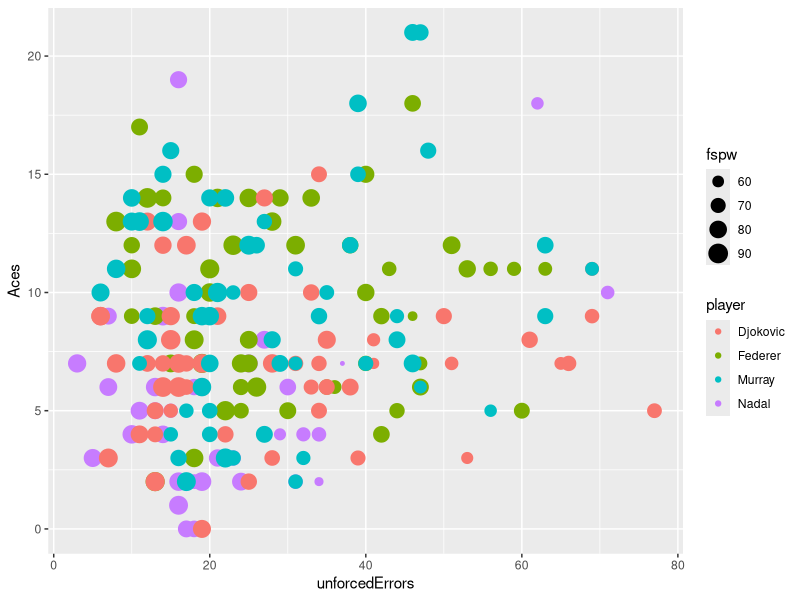

Recreate this plot in R. (Note: this script raises an error after producing the figure.)
#Authors: Brian King and Malik Mubeen
#Stat 31 Final Project

#Read in tennis data: 
setwd("/")
setwd("Users/King/Dropbox/Brian/Swarthmore/Swat Year 4/Stat 31/final project")
data = read.csv("tennisdata.csv")

colnames(data)
library(ggplot2)
qplot(unforcedErrors, Aces, data = data, geom = "point", color = player, size = fspw)


#The data set was gathered off of european sports betting websites for the past three years of majors 
#(2013 Australian Open back to the 2011 Australian Open) for the current four top rated ATP Players: 
#Rafael Nadal, Roger Federer, Novak Djokovic, and Andy Murray.


player      = data$player					#Player Name
fsp         = data$firstServePercentage		#First Serve Percentage
aces        = data$Aces						#Number of Aces in a match
ue          = data$unforcedErrors 			#Unforced Erros 
fspw        = data$fspw 						#First Serve Win Percentage
sspw        = data$sspw;sspw				#Second Serve Win Percentage
winners     = data$winners				#Winners (is a discrete count of winners in a tennis match)
bpcp        = data$bpcp ;bpcp				# Break Point  Conversion Percentage
fset        = data$fset							#First Set: Bernoulli random variable if player won or lost first set
match       = data$match ; won			#Bernoulli if player won or lost match
surface.raw = data$Surface; surface.raw		#surface.raw is a string, either 'Hard', 'Clay', or 'Grass'
numSets     = data$numSets ;numSets			#Number of Sets


#Create category variable for different surfaces
# 1 if grass court, 2 if clay court, 3 if hard court

length(surface.raw)
surface = rep(0,210)
surface[which(surface.raw == 'Grass')] = 1; surface[which(surface.raw == 'Clay')] = 2; surface[which(surface.raw =='Hard')] = 3; surface

### Averages ####
#Here we're taking "count" data and dividing it by the number of sets in the match to 
#account for longer matches. A player who is losing a five set match will hit more aces (because he's
# playing so many games) just as a player who is handily winning a three set match against a weaker opponnet
#. This metric probably isn't perfect but will help with that issue. 

avgAces = aces/numSets; avgAces				#Average Number of Aces
avgWinners = winners/numSets ; avgWinners	#Average Number of Winners
avgUe = ue/numSets ; 									#Average Number of Unforced Errors



#
##
### Simple Logistic Regression ####
##
#

 #Try a simple 1 variable it for each player
 #This methodology is admittedly imperfect since we're only checking p-values and not much else (AIC can only compare two models that are related, but comparing AIC across players seems implausable).
 #However, we really just want to see which variables are reasonably correlated with winning.
 players = c("Djokovic", "Federer", "Nadal", "Murray")
 #We switched variables in manually
for (i in 1:length(players)){
	if (i ==1){ print ("***Surface****")}
	test.glm = glm(match[which (player == players[i])]~surface[which (player == players[i])], family = 	"binomial");print (players[i]); print ("P-Value:" ); print(summary(test.glm)$coefficients[2,4]) ; 
}

#
##
### Full Models ###
##
#

#Murray GLM

test.glm = glm(match[which (player == "Murray")]~avgAces[which (player == "Murray")] + avgWinners[which (player == "Murray")] + fsp[which (player == "Murray")] + avgUe[which (player == "Murray")] + fset[which (player == "Murray")] +bpcp[which (player == "Murray")] + fspw[which(player == "Murray")]  , family = "binomial");summary(test.glm)
length(which(player == "Murray"))
which(test.glm$fitted.values < .5) + 153 
which( player == "Murray" & match == 0)

classification.error = (3 + 5)/ 57

#Federer GLM

test.glm = glm(match[which (player == "Federer")]~avgAces[which (player == "Federer")] + avgWinners[which (player == "Federer")] + fsp[which (player == "Federer")] + avgUe[which (player == "Federer")] + fset[which (player == "Federer")] +bpcp[which (player == "Federer")] + fspw[which(player == "Federer")]  + numSets[which (player == "Federer")]  , family = "binomial");summary(test.glm)

length(which(player == "Federer"))
which(test.glm$fitted.values < .5) + 42 
which( player == "Federer" & match == 0)

#Nadal GLM

test.glm = glm(match[which (player == "Nadal")]~avgAces[which (player == "Nadal")] + avgWinners[which (player == "Nadal")] + fsp[which (player == "Nadal")] + avgUe[which (player == "Nadal")] + fset[which (player == "Nadal")] +bpcp[which (player == "Nadal")] + fspw[which(player == "Nadal")]  , family = "binomial");summary(test.glm)

which(player == "Nadal")
which(test.glm$fitted.values < .5)
which(player == "Nadal" & match == 0)

#Djokovic GLM

test.glm = glm(match[which (player == "Djokovic")]~avgAces[which (player == "Djokovic")] + avgWinners[which (player == "Djokovic")] + fsp[which (player == "Djokovic")] + avgUe[which (player == "Djokovic")] + fset[which (player == "Djokovic")] +bpcp[which (player == "Djokovic")] + fspw[which(player == "Djokovic")]  , family = "binomial");summary(test.glm)

which(player == "Djokovic")
which(test.glm$fitted.values < .5) +94
which(player == "Djokovic" & match == 0)

#
##
### Reduced Models ####
##
#

#Note: The procedure for obtaining these reduced models was checking the Akaike Information Criterion and 
#and attempting to minimize it by removing each variable once and watching it's effect and iterating. 
# 
#Murray GLM Reduced

test.glm = glm(match[which (player == "Murray")]~avgUe[which (player == "Murray")] + fset[which (player == "Murray")] +bpcp[which (player == "Murray")] + fspw[which(player == "Murray")] , family = "binomial");summary(test.glm)

#Classification Error
which(player == "Murray")
which(test.glm$fitted.values < .5) + 153 
which( player == "Murray" & match == 0)

#Murray's Model: Log odds of winning = First Set + Average Unforced Errors + Break Point Conversion
# Percentage + First Serve Percentage Wins

#Federer GLM Reduced

test.glm = glm(match[which (player == "Federer")]~avgAces[which (player == "Federer")] + avgWinners[which (player == "Federer")] + avgUe[which (player == "Federer")] + fset[which (player == "Federer")] +bpcp[which (player == "Federer")] + fspw[which(player == "Federer")]  , family = "binomial");summary(test.glm)

#Classification Error
length(which(player == "Federer"))
which(test.glm$fitted.values < .5) + 42 
which( player == "Federer" & match == 0)

#Federer's Model : Log odds of winning = First Set + Average Number of Aces + Average Number of 
#Winners + Average Unforced Errors + Break Point Conversion Percentage + First Serve Percentage 
#Wins

#Nadal GLM Reduced

test.glm = glm(match[which (player == "Nadal")]~   fset[which (player == "Nadal")] +bpcp[which (player == "Nadal")] + fspw[which(player == "Nadal")]  , family = "binomial");summary(test.glm)

#Classification Error
which(player == "Nadal")
which(test.glm$fitted.values < .5)
which(player == "Nadal" & match == 0)


#Nadal's Model: log odds of winning = first set + break point conversion percentage + first serve 
#percentage wins

#Djokovic GLM Reduced

test.glm = glm(match[which (player == "Djokovic")]~ avgUe[which (player == "Djokovic")] + fset[which (player == "Djokovic")] + fspw[which(player == "Djokovic")]  , family = "binomial");summary(test.glm)

# Check Classification Error
which(player == "Djokovic")					#It shifts over the indices so we're just moving them back
which(test.glm$fitted.values < .5) +94
which(player == "Djokovic" & match == 0)


#Djokovic's Model : log odds of winning =  First Set+ Average Unforced Errors + First Serve 
#Percentage Wins

